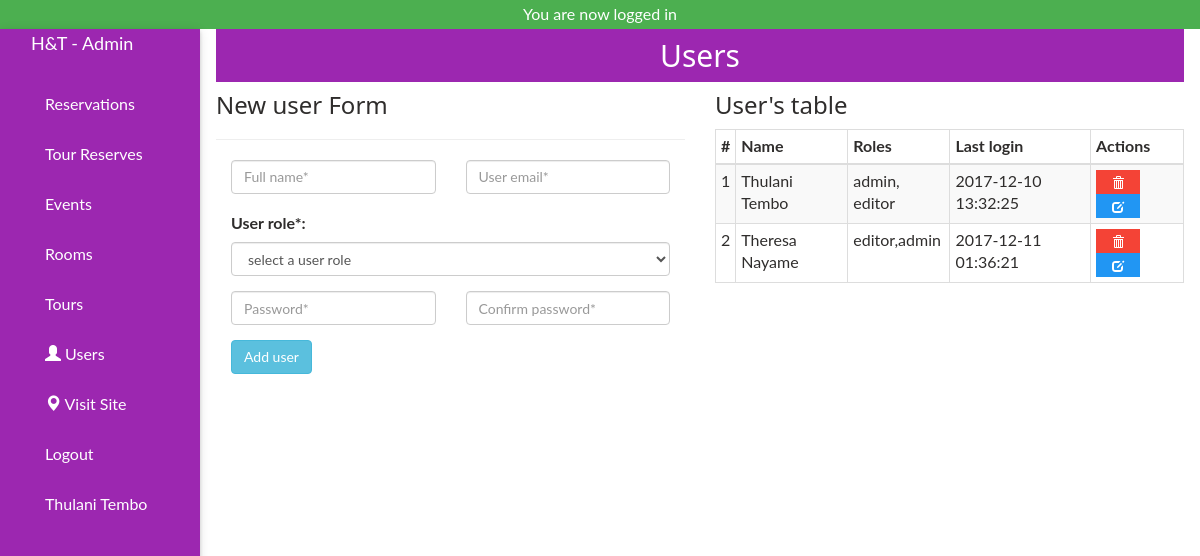
Before: /admin/users.php (signed in) with the older database file.
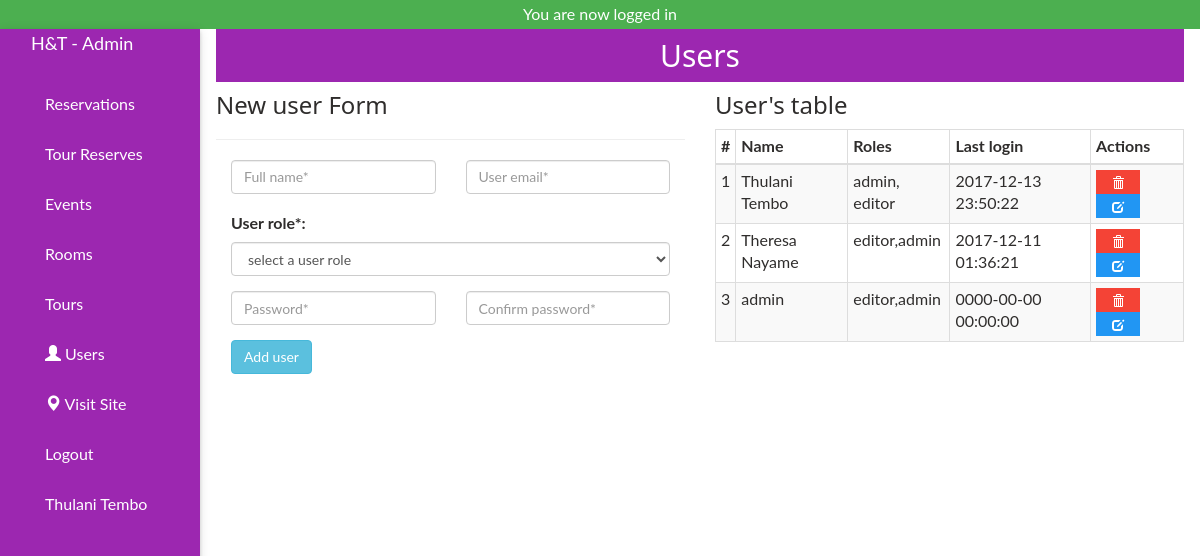
After: the same page with the newer database file.
### tables this page shows
CREATE TABLE `users` (
  `id` int(11) NOT NULL,
  `full_name` varchar(255) NOT NULL,
  `email` varchar(255) NOT NULL,
  `password` varchar(80) NOT NULL,
  `join_date` datetime NOT NULL DEFAULT CURRENT_TIMESTAMP,
  `last_login` datetime NOT NULL,
  `permissions` varchar(255) NOT NULL
);

### helpers/helpers.php (called while the page is built, shortened)
<?php
function sanitize($dirty){
    return htmlentities($dirty,ENT_QUOTES,"UTF-8");
}
function permission($permission = 'admin'){
  global $user_info;
  $permissions = explode(',', $user_info['permissions']);
  if(in_array($permission, $permissions,true)) {
    return true;
  }
    return false;
}
 ?>

### admin/users.php (the view, shortened to what this page needs)
<?php
  require_once $_SERVER['DOCUMENT_ROOT'].'/ht/core/core.php';
  include 'includes/header.php';
  include 'includes/navigation.php';
  $sql = "SELECT * FROM users";
  $result = $db->query($sql);
  $row_count = 1;
  @$name = sanitize($_POST['name']);
  @$email = sanitize($_POST['email']);
 ?>
<div class="w3-container w3-main" style="margin-left:200px">
  <header class="w3-container w3-purple">
   <h2 class="text-center">Users</h2>
 </header>
    <div class="row">
        <div class="col-md-6">
        <h3 class="">New user Form</h3><hr>
        <form action="users.php" method="POST" class="form" id="add_user">
            <div class="col-sm-6">
                <div class="form-group">
                    <input type="text" value="<?=(isset($_GET['edit']))? ''.$edit['full_name'].'': ''.$name.'';?>" name="name" class="form-control" placeholder="Full name*">
                </div>
            </div>
            <div class="col-sm-6">
                <div class="form-group">
                     <input type="email" value="<?=(isset($_GET['edit']))? ''.$edit['email'].'': ''.$email.'';?>" name="email" class="form-control" placeholder="User email*">
                </div>
            </div>
            <div class="col-sm-12">
                <div class="form-group">
                    <label for="role">User role*:</label>
                     <select id="permission"  name="role" class="form-control">
                         <option value="" selected>select a user role</option>
                     </select>
                </div>
            </div>
            <div class="col-sm-6 form-group">
                <input type="password" name="password" class="form-control" placeholder="Password*" >
            </div>
            <div class="col-sm-6 form-group">
                <input type="password" name="password2" class="form-control" placeholder="Confirm password*" >
            </div>
            <div class="col-sm-12">
                <input type="submit" class="btn btn-info" name="<?=(isset($_GET['edit']))?'edit':'add';?>"
                       value="<?=(isset($_GET['edit']))? 'Edit user': 'Add user';?>">
            </div>
        </form>
        </div>
        <div class="col-md-6"><h3>User's table</h3>
            <table class="table table-striped table-condensed table-bordered">
                <thead>
                    <tr>
                        <th>#</th>
                        <th>Name</th>
                        <th>Roles</th>
                        <th>Last login</th>
                        <th>Actions</th>
                    </tr>
                </thead>
                <tbody>
                <?php while($rows = mysqli_fetch_assoc($result)): ?>
                    <tr>
                        <td><?= $row_count++; ?></td>
                        <td><?=$rows['full_name']; ?></td>
                        <td><?=$rows['permissions']; ?></td>
                        <td><?=$rows['last_login']; ?></td>
                        <td>
                            <a href="users.php?delete=<?=$rows['id'];?>" class="w3-btn w3-small w3-red"><span class="glyphicon glyphicon-trash"></span></a>
                            <a href="users.php?edit=<?=$rows['id'];?>" class="w3-btn w3-small w3-blue"><span class="glyphicon glyphicon-edit"></span></a>
                        </td>
                    </tr>
                  <?php endwhile;?>
                </tbody>
            </table>
        </div>
    </div>
</div>
</body>
</html>

### core/core.php (shortened to what this page needs)
<?php
$db = new mysqli('localhost','root','','hotel_db');
require_once BASEURL.'helpers/helpers.php';
if(isset($_SESSION['casf_user'])){
  $userID = $_SESSION['casf_user'];
  $sql= $db->query("SELECT * FROM users WHERE id = '$userID' ");
  $user_info = mysqli_fetch_assoc($sql);
  $fn= explode(' ',$user_info['full_name']);
  @$user_info['first'] = $fn[0];
  @$user_info['last'] = $fn[1];
}
 if(isset($_SESSION['logged_in'])){
    echo '<div class="w3-green w3-center">'.$_SESSION['logged_in'].'</div> ';
}
?>

### admin/includes/header.php (shortened to what this page needs)
<DOCTYPE! html>
<html>
        <head>
            <link href="css/bootstrap.min.css" rel="stylesheet" type="text/css">
            <link href="css/w3.css" rel="stylesheet" type="text/css">
            <link href="css/customs.css" rel="stylesheet" type="text/css">
        </head>

### admin/includes/navigation.php (shortened to what this page needs)
<body>
<nav class="w3-sidenav w3-collapse w3-purple w3-card-2 w3-animate-left" style="width:200px;">
    <div class="container-fluid">
        <div class="navbar-header">
            <a href="index.php" class="navbar-brand active w3-text-white">H&T - Admin</a>
        </div>
        <ul class="nav navbar-nav collapse navbar-collapse" id="Navigation">
            <li><a class="w3-text-white" href="reservations.php" >Reservations</a></li>
            <li><a class="w3-text-white" href="tour_reserves.php" >Tour Reserves</a></li>
            <li><a class="w3-text-white" href="events.php" >Events</a></li>
            <li><a class="w3-text-white" href="rooms.php" >Rooms</a></li>
            <li><a class="w3-text-white" href="tours.php" >Tours</a></li>
            <?php if(permission()): ?>
              <li> <a class="w3-text-white" href="users.php" class=" w3-hover-red"><span class="glyphicon glyphicon-user"></span> Users</a> </li>
            <?php endif; ?>
            <li><a class="w3-text-white" href="../index.php"  class="w3-text-white w3-hover-red"><span class="glyphicon glyphicon-map-marker"></span> Visit Site</a></li>
            <li><a class="w3-text-white" href="logout.php">Logout</a></li>
            <li>  <a class="w3-text-white" href="#" data-toggle="dropdown" class="w3-text-white w3-hover-red"><?php echo $user_info['first'].' '.$user_info['last']; ?></a></li>
        </ul>
    </div>
</nav>

### admin/css/w3.css (style rules this page uses)
* { -webkit-box-sizing:border-box;-moz-box-sizing:border-box;box-sizing:border-box }
html { -ms-text-size-adjust:100%;-webkit-text-size-adjust:100% }
body { margin:0 }
article,aside,details,figcaption,figure,footer,header,hgroup,main,menu,nav,section,summary { display:block }
a { -webkit-tap-highlight-color:transparent;background-color:transparent }
hr { -moz-box-sizing:content-box;box-sizing:content-box }
button,input,optgroup,select,textarea { color:inherit;font:inherit;margin:0 }
button,select { text-transform:none }
button,html input[type=button],input[type=reset],input[type=submit] { -webkit-appearance:button;cursor:pointer }
html,body { font-family:Verdana,sans-serif;font-size:15px;line-height:1.5 }
h1,h2,h3,h4,h5,h6,.w3-slim,.w3-wide { font-family:"Segoe UI",Arial,sans-serif }
h2 { font-size:30px }
h3 { font-size:24px }
h1,h2,h3,h4,h5,h6 { font-weight:400;margin:10px 0 }
hr { height:0;border:0;border-top:1px solid #eee;margin:20px 0 }
a { color:inherit }
table { border-collapse:collapse;border-spacing:0;width:100%;display:table }
table,th,td { border:none }
.w3-btn,.w3-btn-block { border:none;display:inline-block;outline:0;padding:6px 16px;vertical-align:middle;overflow:hidden;text-decoration:none !important;color:#fff;background-color:#000;text-align:center;cursor:pointer;white-space:nowrap }
.w3-btn,.w3-btn-floating,.w3-btn-floating-large { -webkit-touch-callout:none;-webkit-user-select:none;-khtml-user-select:none;-moz-user-select:none;-ms-user-select:none;user-select:none; }
.w3-navbar a,.w3-topnav a,.w3-sidenav a,.w3-dropnav a,.w3-dropdown-content a,.w3-accordion-content a { text-decoration:none !important }
.w3-navbar a,.w3-topnav a,.w3-sidenav a,.w3-dropnav a,.w3-pagination li a,.w3-hoverable tbody tr,.w3-btn,.w3-btn-floating,.w3-btn-floating-large,.w3-hover-opacity,.w3-hover-shadow,.w3-accordion-content a,.w3-dropdown-content a,.w3-dropdown-click:hover,.w3-dropdown-hover:hover,.w3-opennav,.w3-closenav,.w3-closebtn, .w3-hover-amber,.w3-hover-aqua,.w3-hover-blue,.w3-hover-light-blue,.w3-hover-brown,.w3-hover-cyan,.w3-hover-blue-grey,.w3-hover-green,.w3-hover-light-green,.w3-hover-indigo,.w3-hover-khaki,.w3-hover-lime,.w3-hover-orange,.w3-hover-deep-orange,.w3-hover-pink, .w3-hover-purple,.w3-hover-deep-purple,.w3-hover-red,.w3-hover-sand,.w3-hover-teal,.w3-hover-yellow,.w3-hover-white,.w3-hover-black,.w3-hover-grey,.w3-hover-light-grey,.w3-hover-dark-grey,.w3-hover-text-amber,.w3-hover-text-aqua,.w3-hover-text-blue,.w3-hover-text-light-blue, .w3-hover-text-brown,.w3-hover-text-cyan,.w3-hover-text-blue-grey,.w3-hover-text-green,.w3-hover-text-light-green,.w3-hover-text-indigo,.w3-hover-text-khaki,.w3-hover-text-lime,.w3-hover-text-orange,.w3-hover-text-deep-orange,.w3-hover-text-pink,.w3-hover-text-purple, .w3-hover-text-deep-purple,.w3-hover-text-red,.w3-hover-text-sand,.w3-hover-text-teal,.w3-hover-text-yellow,.w3-hover-text-white,.w3-hover-text-black,.w3-hover-text-grey,.w3-hover-text-light-grey,.w3-hover-text-dark-grey { -webkit-transition:all 0.3s ease;transition:all 0.3s ease }
.w3-sidenav { height:100%;width:200px;background-color:#fff;position:fixed !important;z-index:1;overflow:auto }
.w3-sidenav a { padding:4px 2px 4px 16px }
.w3-sidenav a,.w3-dropnav a { display:block }
.w3-main { transition:margin-left .4s }
.w3-container:after,.w3-row:after,.w3-row-padding:after,.w3-topnav:after,.w3-clear:after,.w3-btn-group:before,.w3-btn-group:after { content:"";display:table;clear:both }
@media screen and (min-width:991px) { .w3-sidenav.w3-collapse { display:block !important } }
.w3-small { font-size:12px !important }
.w3-center { text-align:center !important }
.w3-container { padding:0.01em 16px }
.w3-card-2,.w3-example { box-shadow:0 2px 4px 0 rgba(0,0,0,0.16),0 2px 10px 0 rgba(0,0,0,0.12) !important }
.w3-animate-left { position:relative;-webkit-animation:animateleft 0.4s;animation:animateleft 0.4s }
.w3-blue,.w3-hover-blue:hover { color:#fff !important;background-color:#2196F3 !important }
.w3-green,.w3-hover-green:hover { color:#fff !important;background-color:#4CAF50 !important }
.w3-purple,.w3-hover-purple:hover { color:#fff !important;background-color:#9c27b0 !important }
.w3-red,.w3-hover-red:hover { color:#fff !important;background-color:#f44336 !important }
.w3-text-white,.w3-hover-text-white:hover { color:#fff !important }

### admin/css/customs.css (style rules this page uses)
body { font: 400 15px Lato, sans-serif; line-height: 1.8; font-size: 16px; color:#2f2d2c; }
.navbar-nav { margin-left: 65px; }

Changed rows visible on the page:
changed users "Thulani Tembo": last_login "2017-12-10 13:32:25" → "2017-12-13 23:50:22"
added users: full_name "admin", permissions "editor,admin", last_login "0000-00-00 00:00:00"
